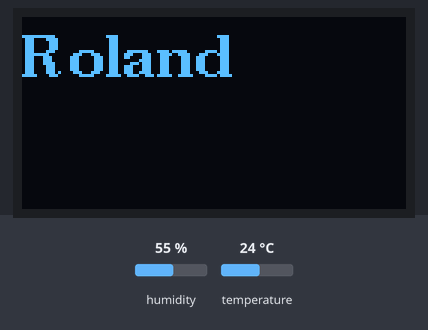
Simulated run of this sketch. Board: Arduino Uno, built with avr-gcc and run on an emulated ATmega328P. Parts: 128×64 one-colour display. The test bench sets the inputs (shaded band); at power-on: humidity 55 %, temperature 24 °C.

Above: at 8.3 s.
8.4 s: humidity set to 22 %
At 10.4 s:
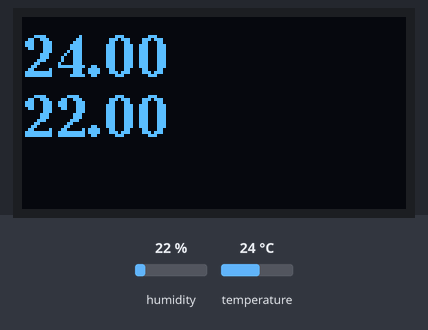
17.2 s: temperature set to 12 °C
At 20.8 s:
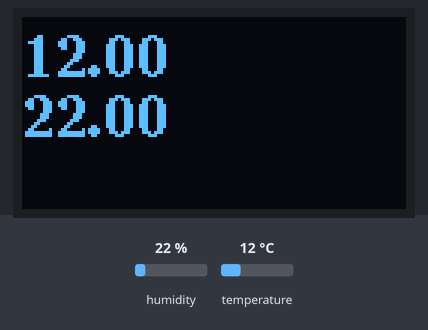
22.5 s: humidity set to 40 %
At 24.3 s:
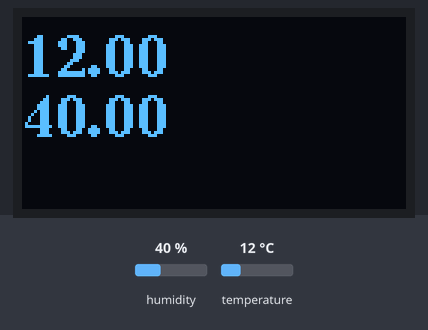
27.1 s: temperature set to 19 °C
At 31.2 s:
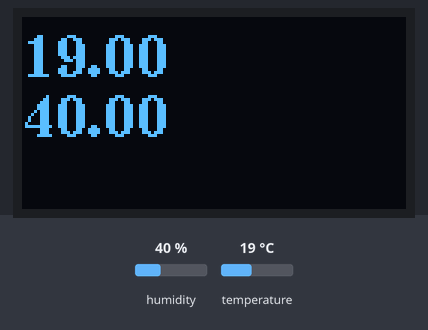
Timing chart, 0 to 32.7 s (numbered marks = the images above; inputs shaded):
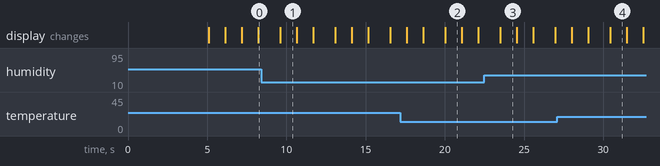

Measured:
- what the display in image 1 shows lasts 1.0 s, from 9.6 s to 10.6 s

The sketch:

HTU-tempDisplay.ino
```cpp
#include <Arduino.h>
#include <U8g2lib.h>
#include <Wire.h>
#include "Adafruit_HTU21DF.h"
#include "SparkFunHTU21D.h"

#ifdef U8X8_HAVE_HW_SPI
#include <SPI.h>
#endif
#ifdef U8X8_HAVE_HW_I2C
#include <Wire.h>
#endif

//U8G2_SSD1306_128X64_NONAME_F_SW_I2C u8g2(U8G2_R0, /* clock=*/ SCL, /* data=*/ SDA, /* reset=*/ U8X8_PIN_NONE);
U8G2_SSD1306_128X64_NONAME_F_SW_I2C u8g2(U8G2_R0, /* clock= SCL*/ 14, /* data= SDA*/ 12, /* reset=*/ U8X8_PIN_NONE);
//Adafruit_HTU21DF htu = Adafruit_HTU21DF();
HTU21D myHumidity;
char *txt = "test";

void u8g2_prepare(void) {
  u8g2.setFont(u8g2_font_6x10_tf);
  u8g2.setFontRefHeightExtendedText();
  u8g2.setDrawColor(1);
  u8g2.setFontPosTop();
  u8g2.setFontDirection(0);
}

void u8g2_test(void) {
  //u8g2.clearBuffer();
  //u8g2.setFont(u8g2_font_ncenB14_tr);
  u8g2.drawStr(0,20,"test");
  //u8g2.sendBuffer();
}

void u8g2_Roland(void) {
  //u8g2.clearBuffer();
  //u8g2.setFont(u8g2_font_ncenB14_tr);
  u8g2.drawStr(0,20,"Roland");
  //u8g2.sendBuffer();
}

void u8g2_HTU(void) {
  //u8g2.clearDisplay();
  //Serial.println("StarteHTU");
  //Serial.print("Temp: "); Serial.print(htu.readTemperature());
  //Serial.print("Temp: "); Serial.print(myHumidity.readTemperature());
  float temp = myHumidity.readTemperature();
  float humi = myHumidity.readHumidity();

  delay(300);
  //char buf[100];
  //sprintf(buf, "%f", temp);
  //sprintf(txt, "%f", temp);
  //String newData;
  char buffer1[20];
  char buffer2[20];
  String txt1 = String(temp);
  txt1.toCharArray(buffer1, 20);
  String txt2 = String(humi);
  txt2.toCharArray(buffer2, 20);
    //u8g2.begin();
  u8g2.clearBuffer();          // clear the internal memory
  u8g2.setFont(u8g2_font_ncenB14_tr);
  u8g2.drawStr(0,20,buffer1);
  u8g2.drawStr(0,40,buffer2);
}

uint8_t draw_state = 0;

void draw(void) {
  //u8g2_prepare();
  switch(draw_state) {
    case 0: u8g2_test(); break;
    case 1: u8g2_Roland(); break;
    case 2: u8g2_HTU(); break;
    //case 3: u8g2_string(draw_state&7); break;
    //case 4: u8g2_line(draw_state&7); break;
    //case 5: u8g2_triangle(draw_state&7); break;
    //case 6: u8g2_ascii_1(); break;
    //case 7: u8g2_ascii_2(); break;
    //case 8: u8g2_extra_page(draw_state&7); break;
  }
}
void setup() {
  delay(5000);
  Serial.begin(9600);
  //Serial.print("Temp: "); Serial.print(htu.readTemperature());
  //htu.reset();
  myHumidity.begin();
  u8g2.begin();
  u8g2.clearBuffer();          // clear the internal memory
  u8g2.setFont(u8g2_font_ncenB14_tr); // choose a suitable font
  u8g2.drawStr(0,20,"Starting Up");
  u8g2.sendBuffer();
  delay(1000);
  u8g2.clearBuffer();          // clear the internal memory
  u8g2.setFont(u8g2_font_ncenB14_tr); // choose a suitable font
  u8g2.drawStr(0,20,"Roland");
  u8g2.drawStr(5,40,"test");
  u8g2.sendBuffer();
  delay(1000);
}

void loop() {
  u8g2.clearBuffer();
  draw_state = 0;
  draw();
  //u8g2_test();
  u8g2.sendBuffer();
  delay(1000);
  u8g2.clearBuffer();
  draw_state = 1;
  draw();
  u8g2.sendBuffer();
  //draw_state++;
  //if ( draw_state >= 1 )
  //draw_state = 0;
  // deley between each page
  delay(1000);
  u8g2.clearBuffer();
  draw_state = 2;
  draw();
  u8g2.sendBuffer();
  delay(1000);
}
```
